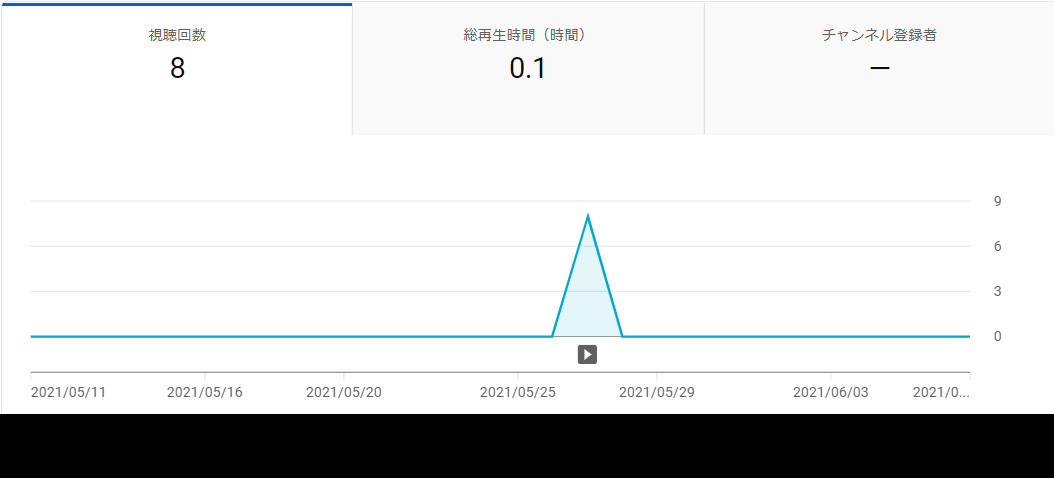
#> input picture after/report.png, 1054 x 478 px
$ python main2.py
#> lines starting #> are read from the running program, lines starting #| are printed output that depends on the picture
import shutil
import cv2

BEFORE_IMAGE_PATH = "./before/report.png"
AFTER_IMAGE_PATH = "./after/report.png"

shutil.copyfile(BEFORE_IMAGE_PATH, AFTER_IMAGE_PATH)

img = cv2.imread(AFTER_IMAGE_PATH, cv2.IMREAD_GRAYSCALE)
#> img: shape (478, 1054); min 0, max 255, mean 217.2

print(img.shape)
#| (478, 1054)

get_trim_x = img.shape[1]
#> get_trim_x = 1054
get_trim_y = img.shape[0]
#> get_trim_y = 478

for x in range(img.shape[1]):
    if img[0][x] == 0:
        get_trim_x = x
        break

for y in range(img.shape[0]):
    if img[y][0] == 0:
        get_trim_y = y
        break

print(get_trim_x)
#| 1054
print(get_trim_y)
#| 414

trim_img = img[0 : get_trim_y,0 : get_trim_x]
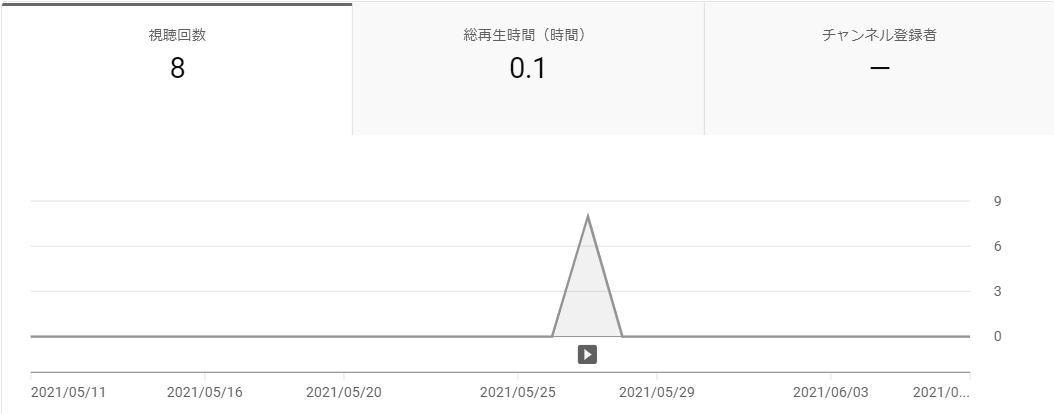
#> trim_img: shape (414, 1054); min 0, max 255, mean 250.7
cv2.imwrite(AFTER_IMAGE_PATH, trim_img)


"""
print(img.size)

for x in range(img.size[0]):
    for y in range(img.size[1]):
        r,g,b = img.getpixel((x,y))
        if(x==0):
            if(r==0 and g==0 and b==0):
                print("黒になったy座標"+str(y))
        elif(y==0):
            if(r==0 and g==0 and b==0):
                print("黒になったx座標"+str(x))
"""
